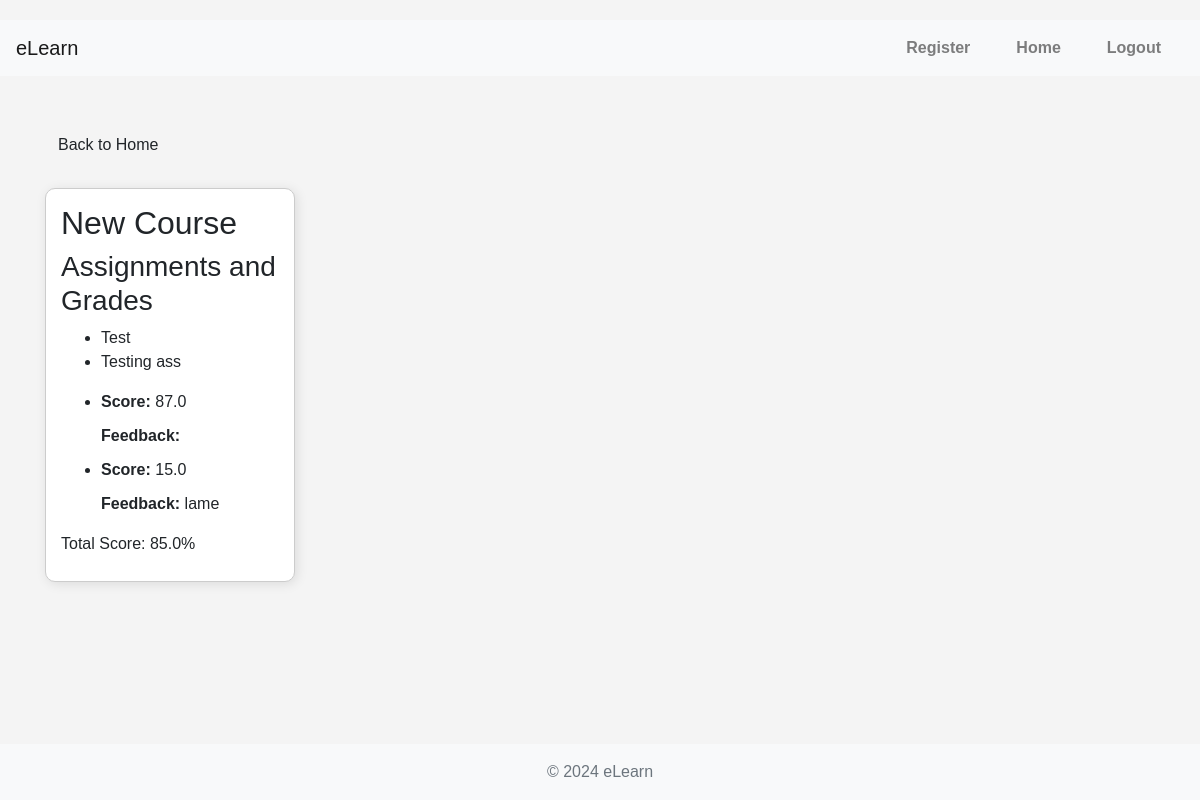
Before: /courses/my-courses/ (signed in) with the older database file.
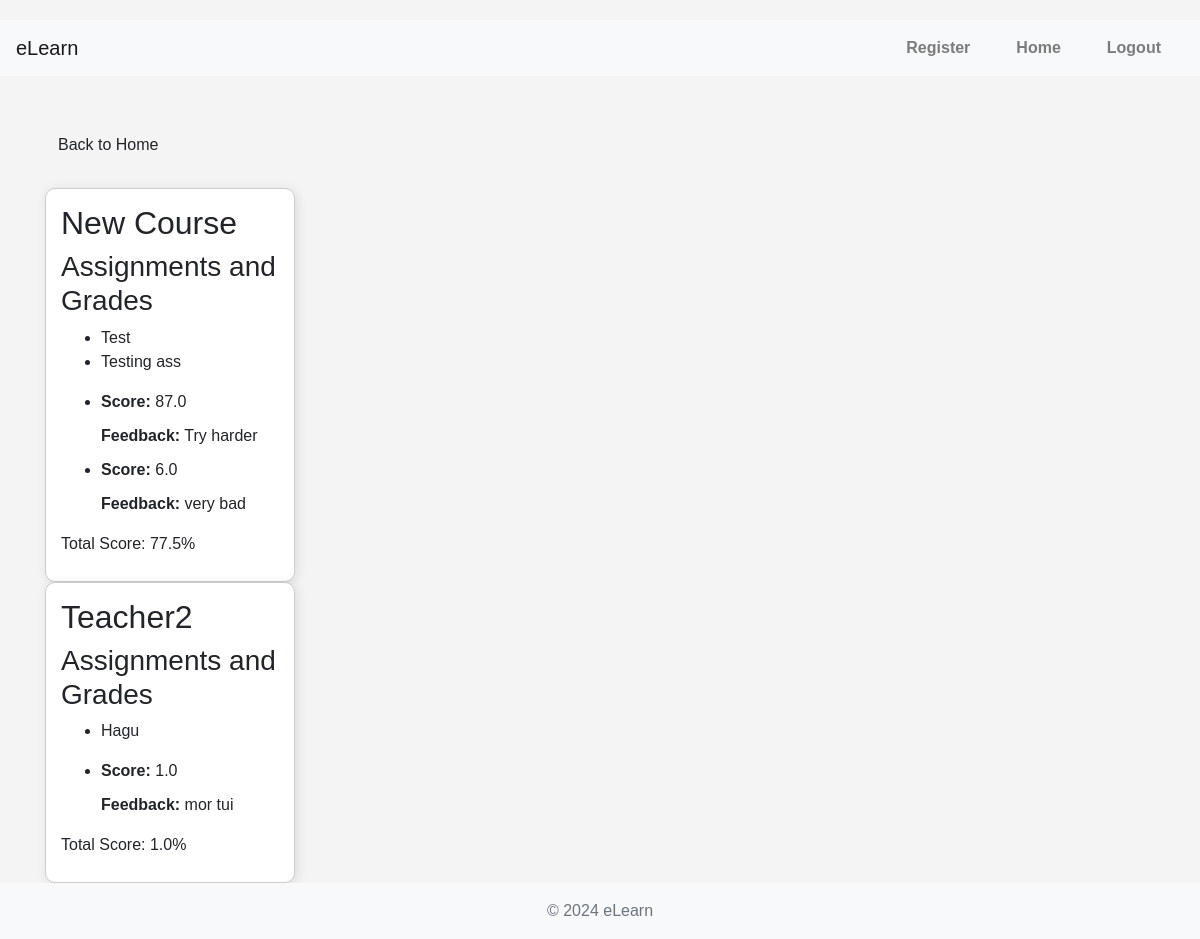
After: the same page with the newer database file.
### courses/models.py (models this page shows, shortened)
class Course(models.Model):
    title = models.CharField(max_length=200)
    description = models.TextField()
    created_at = models.DateTimeField(auto_now_add=True)
    updated_at = models.DateTimeField(auto_now=True)
    teacher = models.ForeignKey(settings.AUTH_USER_MODEL, on_delete=models.CASCADE, related_name='courses')

### assignments/models.py (models this page shows, shortened)
class Assignment(models.Model):
    title = models.CharField(max_length=100)
    description = models.TextField()
    due_date = models.DateField()
    course = models.ForeignKey(Course, on_delete=models.CASCADE, related_name='assignments')
    total_marks = models.FloatField(default=100)

class Grade(models.Model):
    submission = models.OneToOneField(Submission, on_delete=models.CASCADE, related_name='grade')
    score = models.FloatField()
    feedback = models.TextField(null=True, blank=True)

### courses/views.py (the view)
# urls.py: path('my-courses/', StudentCourseListView.as_view(), name='student_course_list'),
@method_decorator(login_required, name='dispatch')
class StudentCourseListView(View):
    def get(self, request):
        context = {}
        if request.user.is_authenticated and request.user.is_student:
            enrollments = Enrollment.objects.filter(student=request.user)
            enrolled_course_details = self.get_course_details(enrollments)
            context['enrolled_course_details'] = enrolled_course_details
        return render(request, 'courses/student_course_list.html', context)
    def get_course_details(self, enrollments):
        course_details = []
        for enrollment in enrollments:
            course = enrollment.course
            assignments = course.assignments.all()
            submissions = Submission.objects.filter(assignment__in=assignments, student=enrollment.student)
            total_score = 0
            total_marks = 0
            assignment_grades = []
            for assignment in assignments:
                submission = submissions.filter(assignment=assignment).first()
                grade = submission.grade if submission and hasattr(submission, 'grade') else None
                assignment_grades.append((assignment, grade))
                if grade:
                    total_score += grade.score
                    total_marks += assignment.total_marks
            percentage = (total_score / total_marks * 100) if total_marks else 0
            course_details.append({
                'course': course,
                'assignment_grades': assignment_grades,
                'percentage': percentage
            })
        return course_details

### templates/courses/student_course_list.html (shortened to what this page needs)
{% extends "core/base.html" %}
{% block content %}
<div class="course-list-container">
    <div>
        <a href="{% url 'home' %}" class="btn">Back to Home</a>
    </div>
    <br>
    {% for course_detail in enrolled_course_details %}
    <div class="course-tile">
        <h2>{{ course_detail.course.title }}</h2>
        <h3>Assignments and Grades</h3>
        <div class="assignments-grades">
            <div class="assignments">
                <ul>
                    {% for assignment, grade in course_detail.assignment_grades %}
                    <li>{{ assignment.title }}</li>
                    {% endfor %}
                </ul>
            </div>
            <div class="grades">
                <ul>
                    {% for assignment, grade in course_detail.assignment_grades %}
                    <li>
                        {% if grade %}
                            <p><strong>Score:</strong> {{ grade.score }}</p>
                            <p><strong>Feedback:</strong> {{ grade.feedback }}</p>
                        {% else %}
                            <p>Not graded</p>
                        {% endif %}
                    </li>
                    {% endfor %}
                </ul>
            </div>
        </div>
        <div class="total-points">
            <p>Total Score: {{ course_detail.percentage }}%</p>
        </div>
    </div>
    {% endfor %}
</div>
{% endblock %}

Changed rows visible on the page:
computed for Course "New Course": percentage "85.0" → "77.5"
changed through a linked row, Assignment "Test": feedback (not shown) → "Try harder"
changed through a linked row, Assignment "Testing ass": score "15.0" → "6.0"; feedback "lame" → "very bad"
added Course: course "Teacher2", percentage "1.0"
added Assignment: title "Hagu", score "1.0", feedback "mor tui"
